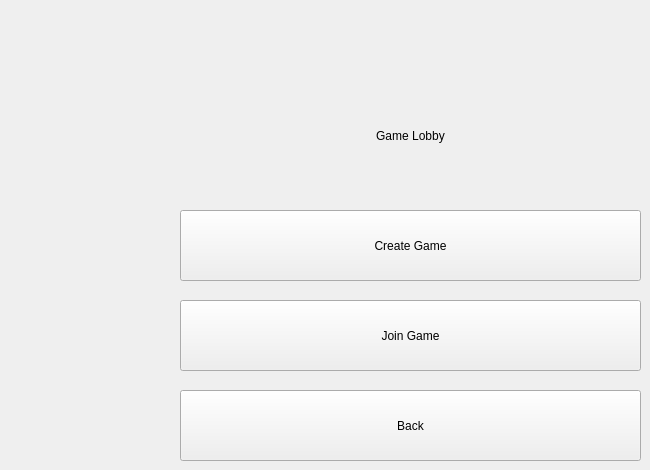
   <widget class="QWidget" name="gameLobbyMenu">
    <widget class="QPushButton" name="joinGameButton">
     <property name="geometry">
      <rect>
       <x>180</x>
       <y>300</y>
       <width>461</width>
       <height>71</height>
      </rect>
     </property>
     <property name="text">
      <string>Join Game</string>
     </property>
    </widget>
    <widget class="QPushButton" name="gameLobbyBack">
     <property name="geometry">
      <rect>
       <x>180</x>
       <y>390</y>
       <width>461</width>
       <height>71</height>
      </rect>
     </property>
     <property name="text">
      <string>Back</string>
     </property>
    </widget>
    <widget class="QPushButton" name="createGameButton">
     <property name="geometry">
      <rect>
       <x>180</x>
       <y>210</y>
       <width>461</width>
       <height>71</height>
      </rect>
     </property>
     <property name="text">
      <string>Create Game</string>
     </property>
    </widget>
    <widget class="QLabel" name="GameLobbyLabel">
     <property name="geometry">
      <rect>
       <x>230</x>
       <y>100</y>
       <width>361</width>
       <height>71</height>
      </rect>
     </property>
     <property name="styleSheet">
      <string notr="true">font: 20pt &quot;MS Shell Dlg 2&quot;;</string>
     </property>
     <property name="text">
      <string>Game Lobby</string>
     </property>
     <property name="alignment">
      <set>Qt::AlignCenter</set>
     </property>
    </widget>
   </widget>
